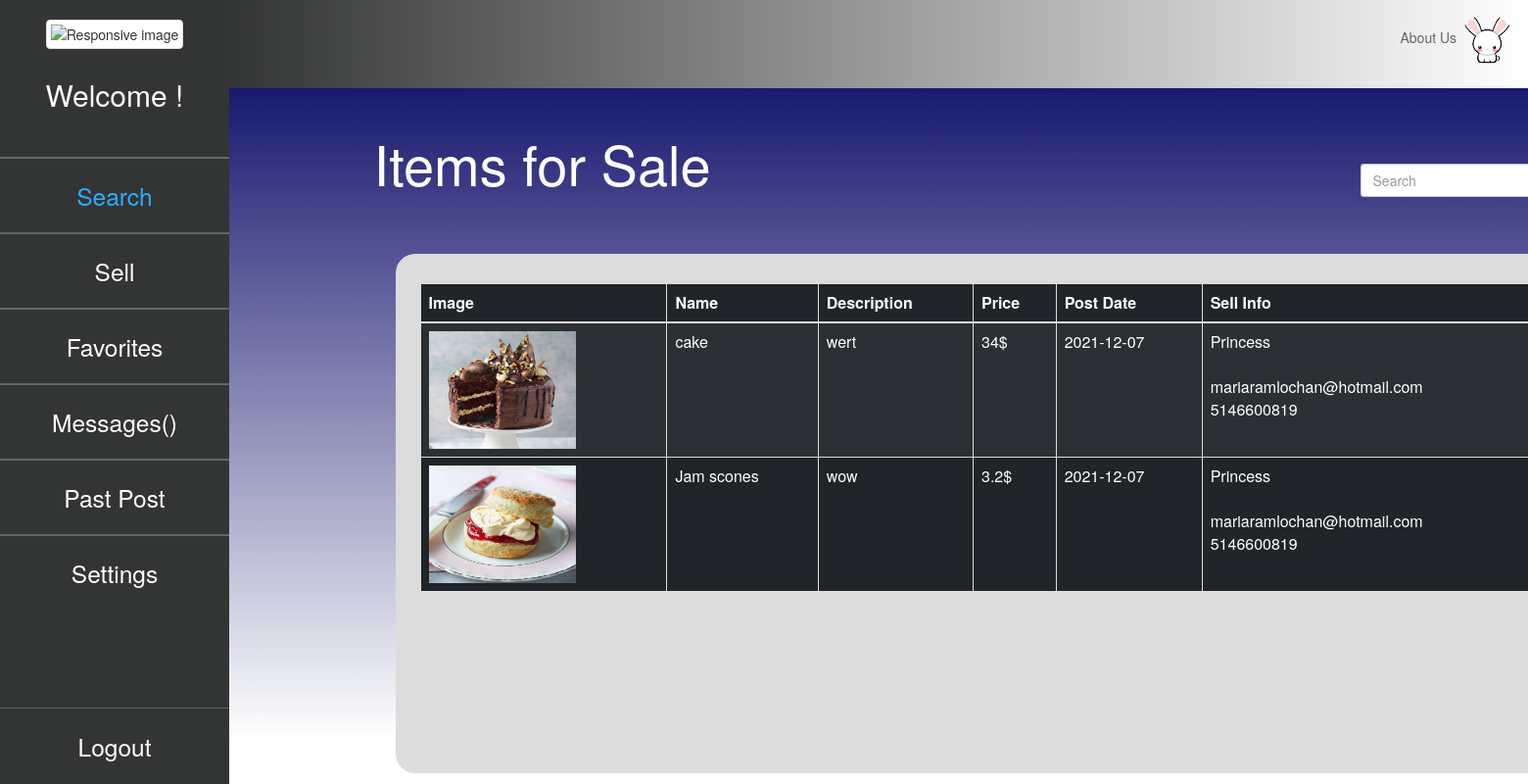
The page /Profile/index on the database as committed earlier.
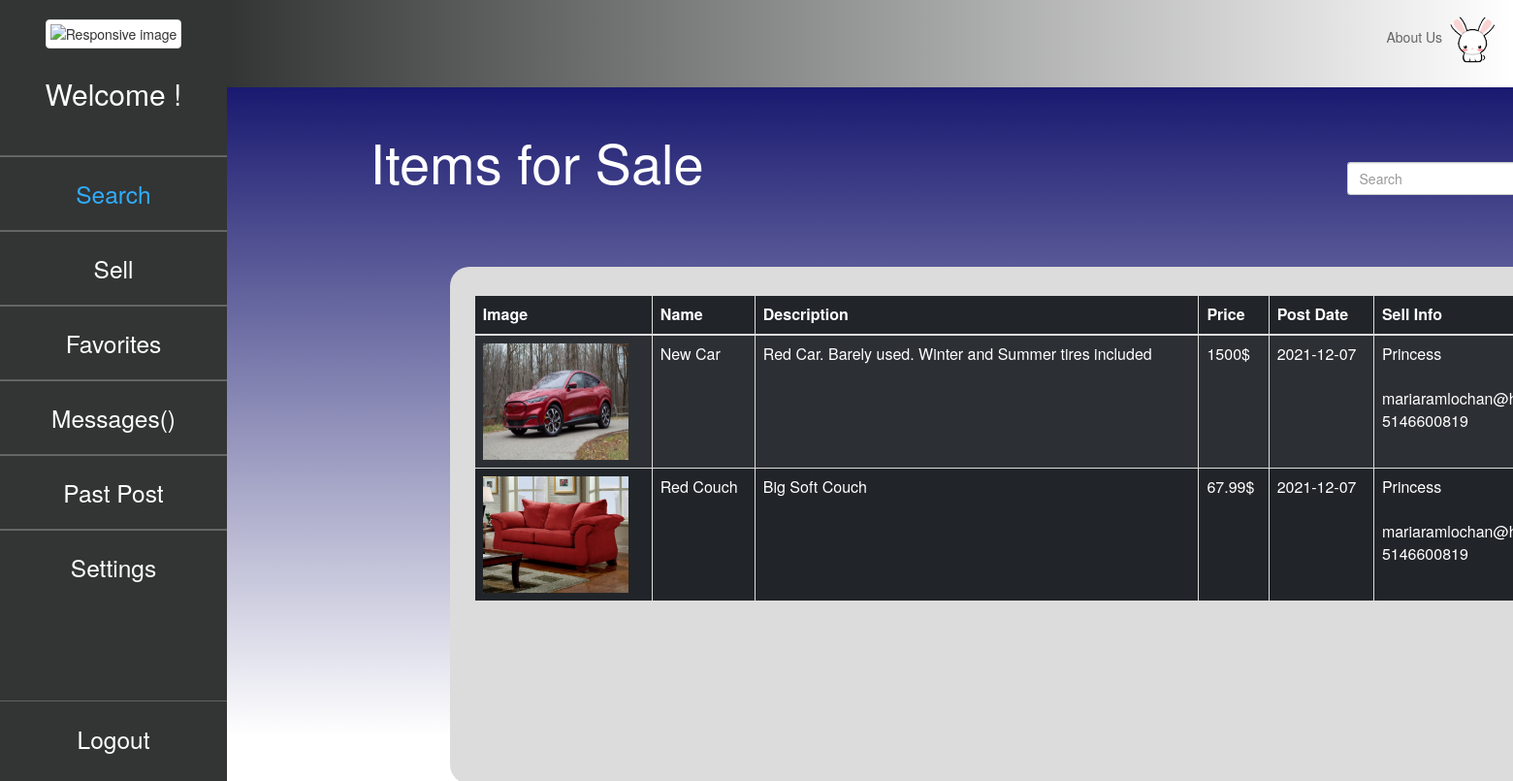
The same page on the database as committed later.
### tables this page shows
CREATE TABLE `item` (
  `item_id` int(11) NOT NULL,
  `profile_id` int(11) NOT NULL,
  `item_name` varchar(50) NOT NULL,
  `item_pic` varchar(50) NOT NULL,
  `item_desc` text NOT NULL,
  `item_price` double NOT NULL,
  `posted_date` date NOT NULL DEFAULT current_timestamp(),
  `visits` int(11) NOT NULL,
  `status` enum('available','unavailable') NOT NULL DEFAULT 'available'
);

CREATE TABLE `profile` (
  `profile_id` int(11) NOT NULL,
  `user_id` int(11) NOT NULL,
  `profile_name` varchar(50) NOT NULL,
  `email` varchar(100) NOT NULL,
  `phone_num` varchar(10) NOT NULL,
  `profile_pic` varchar(50) NOT NULL
);

### app/core/Controller.php (called while the page is built, shortened)
<?php
class Controller{
	public function view($name,$data=null){
		include 'app/views/' . $name . '.php';
	}
}

### app/controllers/Profile.php (called while the page is built, shortened)
<?php
class Profile extends \app\core\Controller{
	public function index(){
		$item = new \app\models\Item();
        $result = $item->getAll();
		$this->view('Profile/index', $result);
	}
}

### app/core/App.php (called while the page is built, shortened)
<?php
class App{
	private $method = 'index';
	public function __construct(){
		$url = $this->parseURL();
		if(isset($url[0])){
			unset($url[0]);
		}
		$this->controller = new $this->controller;
		if(isset($url[1])){
			if(method_exists($this->controller, $url[1])){
				$this->method = $url[1];
			}
			unset($url[1]);
		}
		$this->params = $url ? array_values($url) : [];
		call_user_func_array(array($this->controller, $this->method), $this->params);
	}
	public function parseURL(){
		if(isset($_GET['url'])){
			return explode('/', filter_var(rtrim($_GET['url'], '/'),FILTER_SANITIZE_URL));
		}
	}
}

### index.php (called while the page is built, shortened)
<?php
new \app\core\App();

### app/models/Item.php (called while the page is built, shortened)
<?php
class Item extends \app\core\Model{
	public function getAll(){
        $SQL = "SELECT * FROM item WHERE `status` = 'available' ";
        $STMT = self::$_connection->prepare($SQL);
        $STMT->execute();
        $STMT->setFetchMode(\PDO::FETCH_CLASS,'app\\models\\Item');
        return $STMT->fetchAll();
    }
}

### app/core/Model.php (called while the page is built, shortened)
<?php
class Model{
	public function __construct(){
		$username = 'root';
		$password = '';
		$host = 'localhost';
		$DBname = 'teamproject';
	}
}

### app/models/Profile.php (called while the page is built, shortened)
<?php
class Profile extends \app\core\Model{
    public function getSpecificUser($profile_id){
        $SQL = 'SELECT * FROM profile WHERE profile_id = :profile_id';
        $STMT = self::$_connection->prepare($SQL);
        $STMT->execute(['profile_id'=>$profile_id]);
        $STMT->setFetchMode(\PDO::FETCH_CLASS,'app\\models\\Profile');
        return $STMT->fetch();
    }
}

### app/views/Profile/index.php (the view, shortened to what the changed rows need)
<html>
<head>
    <link href="https://cdn.jsdelivr.net/npm/bootstrap@5.1.3/dist/css/bootstrap.min.css" rel="stylesheet"
>
    <link rel="stylesheet" href="/app/css/design.css">
    <link rel="stylesheet" href="https://maxcdn.bootstrapcdn.com/bootstrap/3.4.1/css/bootstrap.min.css">
</head>
<body id='container'>
<div class="sidenav">
    <center>
    <center>
    <h2 class="nav-title" style="color:white; margin-top: 30px">
        Welcome <?=$_SESSION['profile_name'] ?>!
    </h2>
    </center>
</div>
    <div class="blue-box">
        <div class="container" style="margin-left: 10%">
            <form action="/Item/search" method="POST">
                    <div style='display:inline-block; margin-top: 4%'><h1 style="display:inline;color:white; width: 50%; font-size: 400%">Items for Sale</h1></div>
            </form>
        </div>
    <div style='display:inline-block; height: 55%'>
        <div class="container insideColor" style="margin-left: 19%;
                margin-top: 5%; width: 400%; height: 145%">
            <section class="p-3" style="width: 100%;margin-top: 1.5%;">
                <div class="table-wrapper-scroll-y my-custom-scrollbarSell">
                    <table class="table table-bordered table-striped table-dark">
                        <thead>
                            <tr>
                              <th scope="col">Image</th>
                              <th scope="col">Name</th>
                              <th scope="col">Description</th>
                              <th scope="col">Price</th>
                              <th scope="col">Post Date</th>
                              <th scope="col">Sell Info</th>
                            </tr>
                        </thead>
                        <tbody>
                            <?php
                            foreach($data as $result) {
                            $profile = new \app\models\Profile();
                            $profile = $profile->getSpecificUser($result->profile_id);
                            echo " <tr>
                                        <td >
                                            <img src='$result->item_pic' style='width:150px; height: 120px;'>
                                        </td>
                                        <td >$result->item_name</td>
                                        <td style='word-wrap:break-word'>$result->item_desc</td>
                                        <td >$result->item_price$</td>
                                        <td >$result->posted_date</td>
                                        <td >
                                            $profile->profile_name<br><br>
                                            $profile->email<br>
                                            $profile->phone_num
                                        </td>
                                        <td>
                                            <center>
                                                <a href='/Favorite/insert/$result->item_id' class='btn btn-danger' style='width:50%; font-size: 120%''>❤️</a>
                                            </center>
                                        </td>
                                    </tr>";
                                }
                            ?>
                        </tbody>
                    </table>
                 </div>
            </section>
        </div>
    </div>
</div>
</body>
</html>

Rows that differ between the two databases and show on the page:
changed item: item_pic: a different picture; item_name "cake" → "New Car"; item_desc "wert" → "Red Car. Barely used. Winter and Summer tires included"; item_price "34" → "1500"
changed item: item_pic: a different picture; item_name "Jam scones" → "Red Couch"; item_desc "wow" → "Big Soft Couch"; item_price "3.2" → "67.99"
